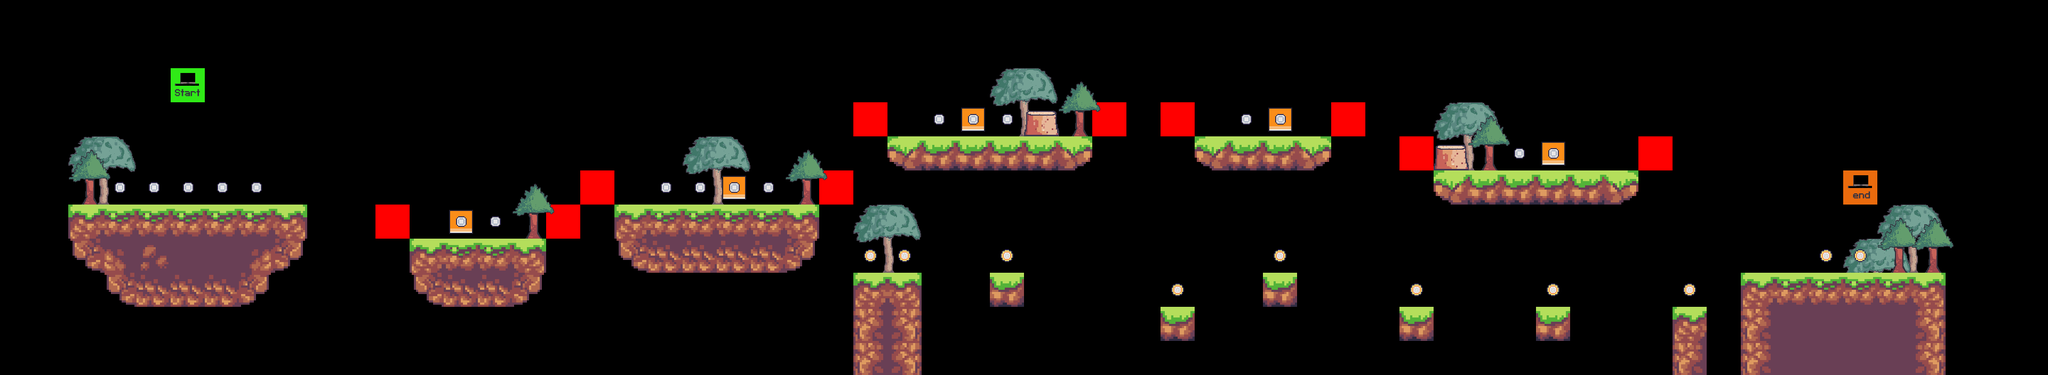

Below is a game level as drawn by its tile map, then a one-line description and the .tmx that defines it (tile-layer data replaced by summaries):
An orthogonal 60x11 tile map with 64x64 px tiles, 8 tile layers (bg_trees, terrain, stumps, enemies, ...), 6 tilesets.

<map version="1.10" tiledversion="1.10.0" orientation="orthogonal" renderorder="right-down" width="60" height="11" tilewidth="64" tileheight="64" infinite="0" nextlayerid="9" nextobjectid="1">
 <editorsettings>
  <export target="../3/level_3.csv" format="csv" />
 </editorsettings>
 <tileset firstgid="1" source="../tilesets/terrain_tiles.tsx" />
 <tileset firstgid="576" source="../tilesets/stump.tsx" />
 <tileset firstgid="577" source="../tilesets/trees.tsx" />
 <tileset firstgid="580" source="../tilesets/coin_tiles.tsx" />
 <tileset firstgid="582" source="../tilesets/enemy_tiles.tsx" />
 <tileset firstgid="584" source="../tilesets/player_tiles.tsx" />
 <layer id="1" name="bg_trees" width="60" height="11">
  <data>[660 cells, 7 non-empty, 1 distinct tile ids]</data>
 </layer>
 <layer id="2" name="terrain" width="60" height="11">
  <data>[660 cells, 86 non-empty, 17 distinct tile ids]</data>
 </layer>
 <layer id="5" name="stumps" width="60" height="11">
  <data>[660 cells, 2 non-empty, 1 distinct tile ids]</data>
 </layer>
 <layer id="6" name="enemies" width="60" height="11">
  <data>[660 cells, 5 non-empty, 1 distinct tile ids]</data>
 </layer>
 <layer id="7" name="constraints" width="60" height="11">
  <data>[660 cells, 10 non-empty, 1 distinct tile ids]</data>
 </layer>
 <layer id="3" name="fg_trees" width="60" height="11">
  <data>[660 cells, 7 non-empty, 1 distinct tile ids]</data>
 </layer>
 <layer id="4" name="coins" width="60" height="11">
  <data>[660 cells, 28 non-empty, 2 distinct tile ids]</data>
 </layer>
 <layer id="8" name="player" width="60" height="11">
  <data>[660 cells, 2 non-empty, 2 distinct tile ids]</data>
 </layer>
</map>
